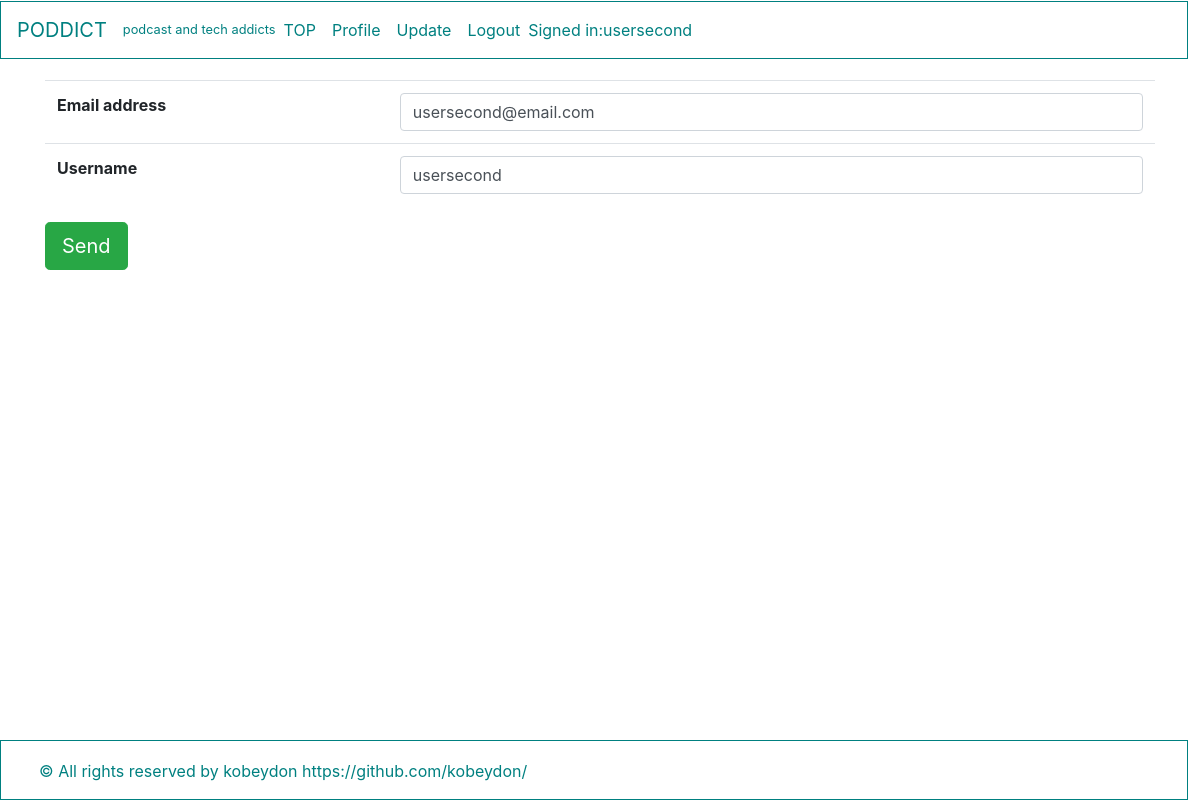
Screenshot of /register/user_update/3/ (signed in) with the database file from the repository.
### register/models.py (models this page shows, shortened)
    class User(AbstractBaseUser, PermissionsMixin):
        email = models.EmailField(_('email address'),unique=True)
        user_name=models.CharField(_('username'),max_length=30, unique=True)
        first_name = models.CharField(_('first name'),max_length=30)
        last_name = models.CharField(_('last name'),max_length=150)
        is_staff = models.BooleanField(
            _('staff status'),
            default=False,
            help_text=_(
                'Designates whether the user can log into this admin site.'),
        )
        is_active = models.BooleanField(
            _('active'),
            default=True,
            help_text=_(
                'Designates wheter this user should be treated as active.'
                'Unselect this instead of deleting accounts.'
            ),
        )
        date_joined = models.DateTimeField(_('date joined'),default=timezone.now)
        objects = UserManager()
        EMAIL_FIELD = 'email'
        USERNAME_FIELD = 'email'
        REQUIRED_FIELDS = []
        class Meta:
            verbose_name = _('user')
            verbose_name_plural = _('users')
        @property
        def username(self):
            """username getter return mail address when another app access username """
            return self.email

### register/views.py (the view, shortened to what this page needs)
# urls.py: path('user_update/<int:pk>/', views.UserUpdate.as_view(), name='user_update'),
class UserUpdate(OnlyYouMixin, generic.UpdateView):
    model = User
    form_class = UserUpdateForm
    template_name = 'register/user_form.html'

### register/forms.py
class UserUpdateForm(forms.ModelForm):
    class Meta:
        model = User
        if User.USERNAME_FIELD == 'email':
            fields = ('email', 'user_name')
        else:
            fields = ('username', 'email', 'first_name', 'last_name')
    def __init__(self, *args, **kwargs):
        super().__init__(*args, **kwargs)
        for field in self.fields.values():
            field.widget.attrs['class'] = 'form-control'

### register/views.py (called while the page is built)
    def test_func(self):
        user = self.request.user
        return user.pk == self.kwargs['pk'] or user.is_superuser

### templates/register/user_form.html (shortened to what this page needs)
{% extends "base.html" %}
{% block contents %}
<form action="" method="POST">
  <table class="table">
    <tbody>
      {% for field in form %}
        <tr>
          <th><label for="{{ field.id_for_label }}">{{ field.label }}</label></th>
          <td>{{ field }} {{field.erros }}</td>
        </tr>
      {% endfor %}
    </tbody>
  </table>
  <button type="submit" class="btn btn-success btn-lg">Send</button>
</form>
{% endblock %}

### pdblog/templates/base.html (shortened to what this page needs)
{% load staticfiles %}
<!doctype html>
<html lang="en">
  <head>
    <link href="{% static 'css/pd_bootstrap.css' %}" rel="stylesheet">
    <link rel="stylesheet" href="https://use.fontawesome.com/releases/v5.7.0/css/all.css">
</head>
  <body>
    <header>
      <nav class="navbar navbar-expand-md fixed-top bg-outline-teal" style=width:99%;margin-top:1px;>
        <a class="navbar-brand" href="{% url 'pdblog:article_list' %}">PODDICT</a>
        <small style="Color:teal">podcast and tech addicts</small>
        <div class="collapse navbar-collapse" id="navbarCollapse">
          <ul class="navbar-nav mr-auto">
            <li class="nav-item {% block nav_activate %}{% endblock %}">
              <a class="nav-link" href="{% url 'pdblog:article_list' %}">TOP<span class="sr-only">(current)</span></a></li>
            {% if user.is_authenticated %}
            <li><a class="nav-item nav-link" href="{% url 'register:user_detail' user.pk %}">Profile</a></li>
            <li><a class="nav-item nav-link" href="{% url 'register:user_update' user.pk %}">Update</a></li>
            <li><a class="nav-item nav-link" href="{% url 'register:logout' %}">Logout</a></li>
            <li class="navbar-text">Signed in:{{ user.user_name }}</li>
            {% else %}
            <li><a class="nav-item nav-link" href="{% url 'register:login' %}">Login</a></li>
            <li><a class="nav-item nav-link" href="{% url 'register:user_create' %}">SignUp</a></li>
            {% endif %}
          </ul>
        </div>
      </nav>
    </header>
    <main role="main" class="container mt-7">
        {% block contents %}{% endblock %}
    </main>
    <footer class="pdfooter bg-outline-teal">
      <div class="container">
        <span> &#169; All rights reserved by kobeydon https://github.com/kobeydon/</span>
      </div>
    </footer>
 </body>
</html>

### rows the page displays
User: user_name "usersecond", form "usersecond@email.com" "usersecond"

### other values shown
{{ field.label }} "Email address" "Username"
